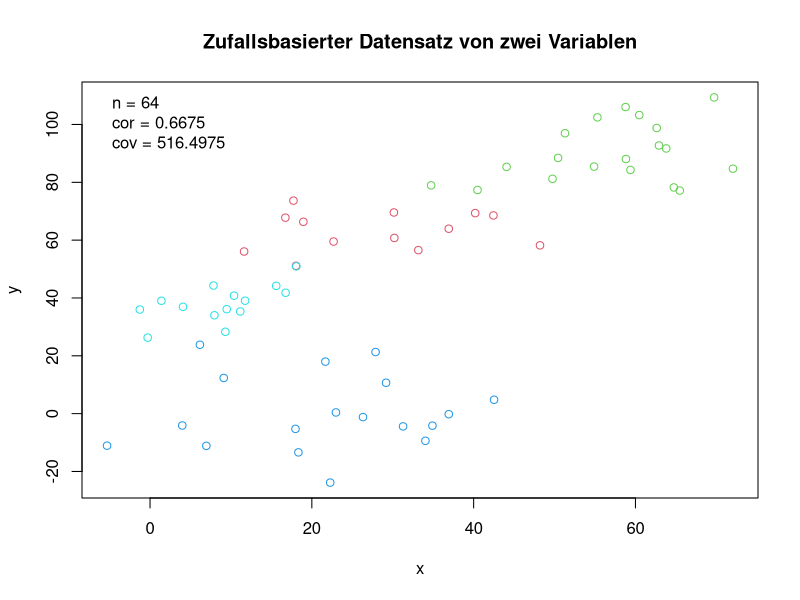
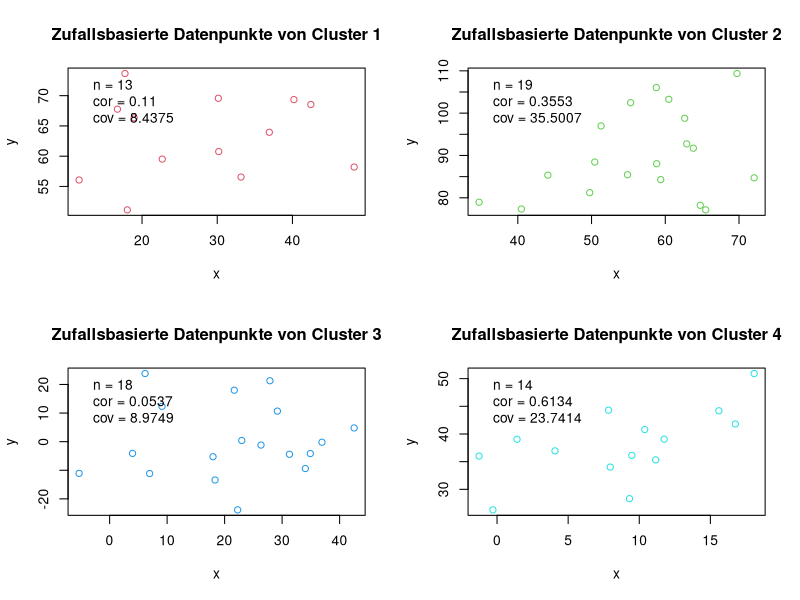
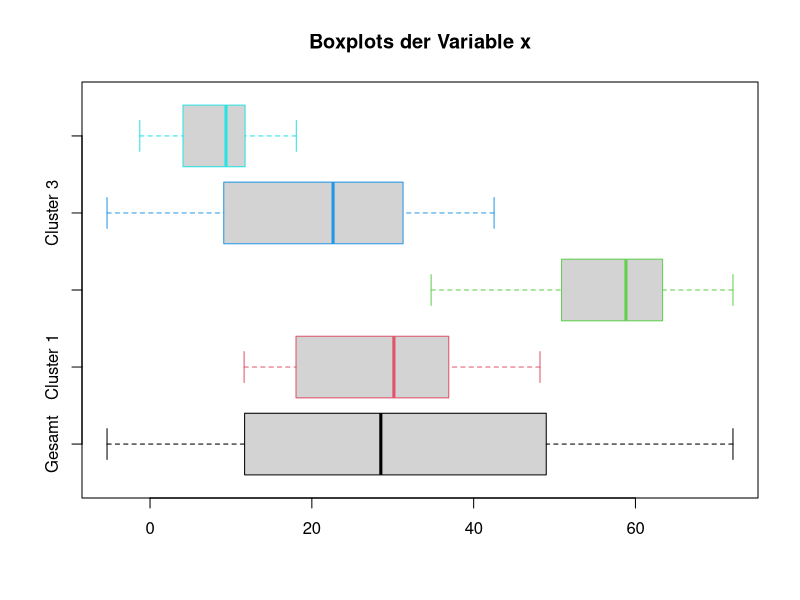
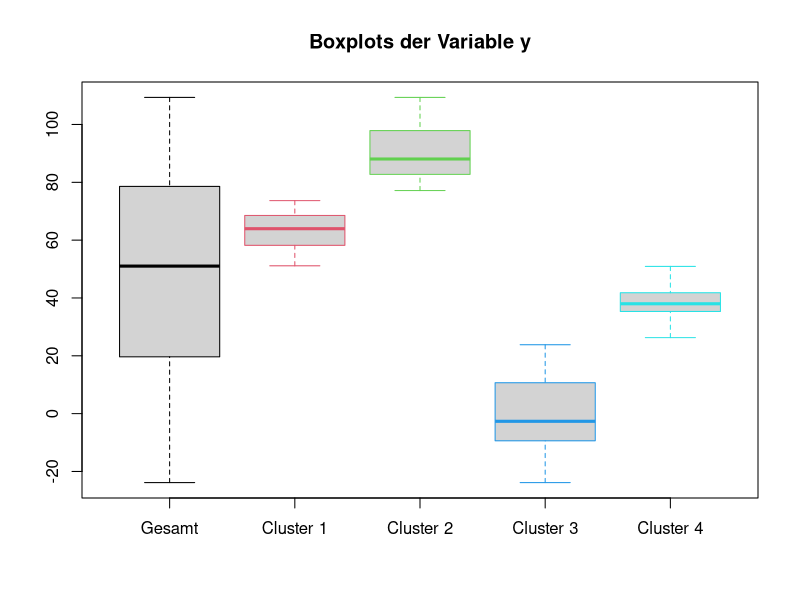
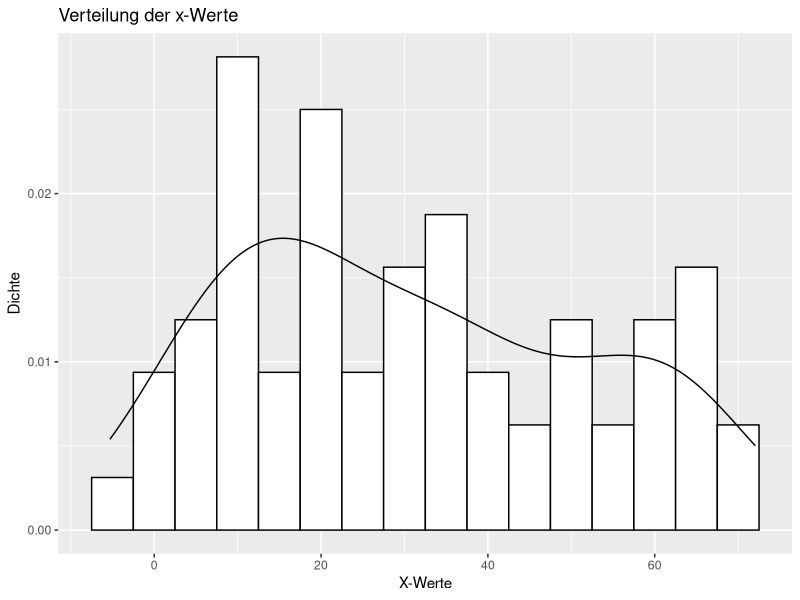
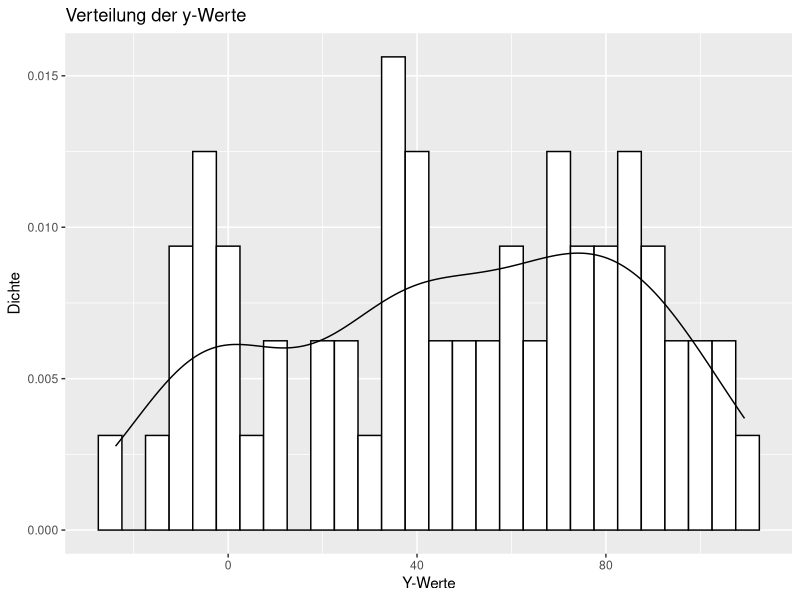
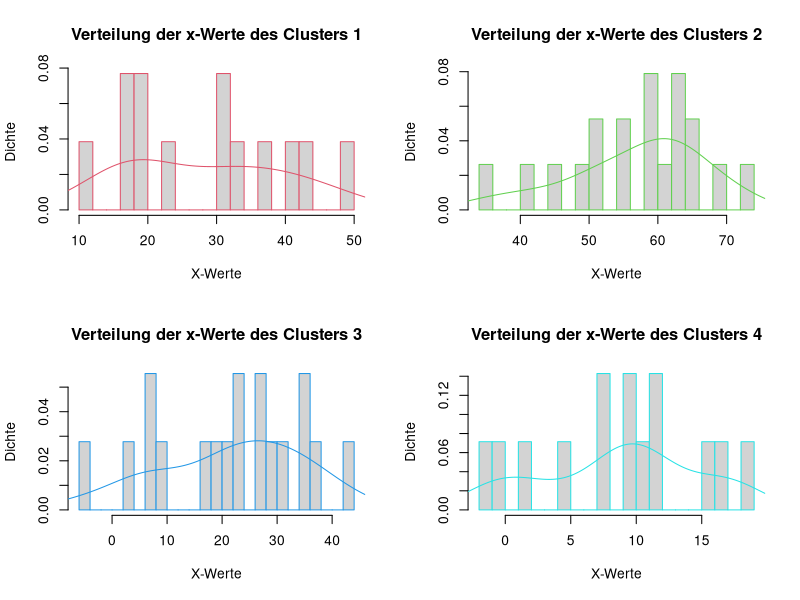
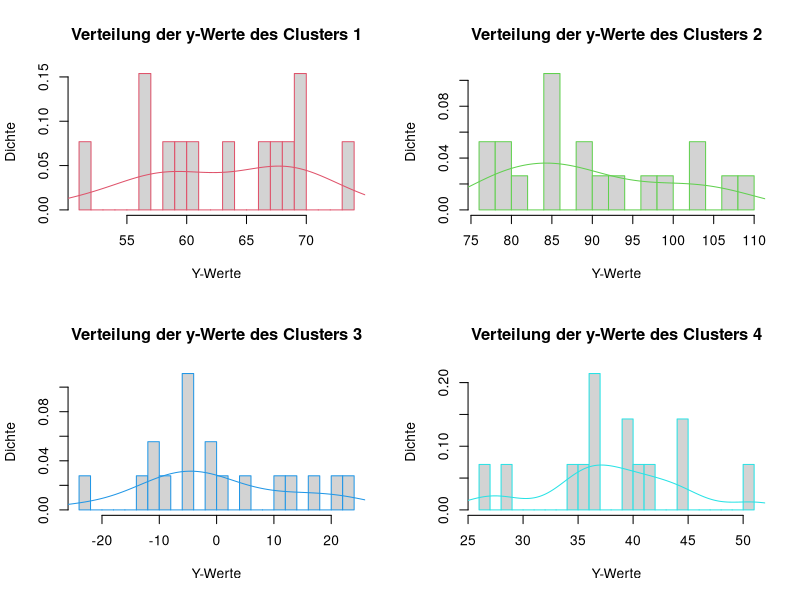

Source code (R) for these figures, in order: (Note: this script raises an error after producing the figures.)
library(mvtnorm)


################################################################################
# Declare functions
################################################################################


# Creates a user-defined number of clusters with 10 to 200 data points for each
# one.
# - Number_of_clusters
# - Rn_start              # Random number starting value
# - Rn-stop               # Random number stopping value
# - Number_of_points      
create_clusters = function(number_of_clusters, rn_start, rn_stop, number_of_point){
  
  data = matrix(0,0,3)
  
  for(i in 1:number_of_clusters){
    
    # If the range of random_numbers is chosen larger the possibility 
    # of more different clusters is higher
    random_numbers = round(runif(4, rn_start, rn_stop))
    number_of_points = round(runif(1, 10, number_of_point))
    
    index = matrix(i,number_of_points,1)
    
    new_cluster = cbind(create_single_cluster(random_numbers, number_of_points),
                        index)
    
    # Combine the different matrixes to a data matrix
    data = rbind(data, new_cluster)
  }
  
  colnames(data) = c("x","y","cluster_index")
  
  data = as.data.frame(data)
  
  return(data)
}


# Creates a single cluster to given
# - Random_numbers
# - Number_of_points
create_single_cluster = function(random_numbers, number_of_points){
  
  data = matrix
  
  mean_of_data = c(random_numbers[1],random_numbers[2])
  
  # Covariance matrix of has to have a positiv semidefinite quadratic form
  # Matrix fullfills the criteria because Random_numbers is sum of 
  # random_numbers[4] and another random number
  sigma_of_data = matrix(c(sum(random_numbers[3],random_numbers[4]),
                           random_numbers[4],
                           random_numbers[4],
                           sum(random_numbers[3],random_numbers[4])),2)
  
  # Combine the matrixes
  data = rmvnorm(number_of_points,
                 mean_of_data,
                 sigma_of_data)
  
  return(data)
  
}


# Gives back the order of plots in the plot viewer
# - Number_of_clusters
plot_order = function(number_of_clusters){
  if(number_of_clusters >= 1 && number_of_clusters <=16){
    if(number_of_clusters == 1){
      return(c(1,1))
    }else if(number_of_clusters == 2){
      return(c(1,2))
    }else if(number_of_clusters == 3 || number_of_clusters == 4){
      return(c(2,2))
    }else if(number_of_clusters == 5 || number_of_clusters == 6){
      return(c(2,3))
    }else if(number_of_clusters >= 7 && number_of_clusters <= 9){
      return(c(3,3))
    }else if(number_of_clusters >= 10 && number_of_clusters <= 12){
      return(c(3,4))
    }else if(number_of_clusters >= 13 && number_of_clusters <= 16){
      return(c(4,4))
    }else{
      return(FALSE)
    }
  }else{
    return(FALSE)
  }
}

# Returns information useful for a legend 
# - Xdata
# - Ydata
getLegendInformation = function(xdata, ydata){
  
  n = length(xdata)
  co = round(cor(xdata, ydata), 4)
  cv = round(cov(xdata, ydata), 4)
  
  leg = c(paste("n =",n),
          paste("cor =",co),
          paste("cov =", cv))
  
  return(leg)
}

# Gives back the x and y variables seperated for a given matrix
# - Data
getxydata = function(data){
  
  nx = length(data$x)
  name_vector = NULL
  
  for(i in 1:number_of_clusters){
    # nx = max(nx, length(data$x[data$cluster_index == i]))
    name_vector = c(name_vector, paste("Cluster",i))
  }
  
  datax = matrix(0,nx,0)
  datay = matrix(0,nx,0)
  
  for(i in 1:number_of_clusters){
    
    current_x_vector = data$x[data$cluster_index == i]
    current_y_vector = data$y[data$cluster_index == i]
    
    length(current_x_vector) = nx
    length(current_y_vector) = nx
    
    datax = cbind(datax, current_x_vector)
    datay = cbind(datay, current_y_vector)
  }
  
  colnames(datax) = colnames(datay) = name_vector
  
  return(list(datax, datay))
}

# Draws a histogram and its density function.
# - Data matrix
# - Spec_data             # Data to be plotted
# - Binwidth              # Changes the width of the bars
# - Xlab
# - Ylab
# - Main
draw_histogram = function(ggplot, data, spec_data, binwidth, xlab, ylab, main, col = 1){
  
  if(ggplot == "ggplot"){
    plot = ggplot(data, aes(x = spec_data)) + 
      geom_histogram(aes(y = ..density..), 
                     binwidth = binwidth,
                     colour = 1,
                     fill = "white") + 
      geom_density() +
      xlab(xlab) +
      ylab(ylab) + 
      ggtitle(main)
    
  }else{
    hist(spec_data,
         breaks = 20,
         xlab = xlab,
         ylab = ylab,
         main = main,
         border = col,
         freq = FALSE)
    a = spec_data[!is.na(spec_data)]
    d = density(a)
    lines(d,col = col)
  }
  
  return(plot)
}

# Resets the parameters of par to it's default
resetPar <- function() {
  dev.new()
  op <- par(no.readonly = TRUE)
  dev.off()
  op
}

# Returns the index of the last element which fits a condition
# - Data
max_index_of_vector = function(data){
  borders = c()
  for(i in 2:number_of_clusters){
    borders = c(borders,match(i,data$cluster_index)-1)
  }  
  max(borders, na.rm=TRUE)
  return(borders)
}

# Draws a heatmap with the given options
# - Cluster_data
# - Rowv            # Row dendogram
# - Clov            # Column dendogram
# - Borders         # Draw borders of clusters into the plot
# - Main            # Title of the plot
draw_heatmap = function(cluster_data, rowv = NULL, colv = NULL, borders = NULL, main){
  heatmap(as.matrix(cluster_data), 
          Rowv=rowv,
          Colv=colv,
          col = cm.colors(256),
          scale="column", 
          margins=c(1,1),
          main = main,
          add.expr = abline(h = borders, v = borders, lwd = 1))
}

# Uses the function hclust to perform hierarchical cluster analysis techniques
# - Cluster_mechanisms          # Names of cluster_mechanisms
# - Cluster_data                # Data on which analysis is performed on
perform_hierarchical_cluster_analysis = function(cluster_mechanisms, cluster_data){
  
  cluster_output = list()
  
  for(i in 1:length(cluster_mechanisms)){
    
    main = paste(toupper(substring(cluster_mechanisms[i],1,1)), substring(cluster_mechanisms[i],2),sep = "")
    
    cluster_output[[i]] = hclust(cluster_data, method = cluster_mechanisms[i])
    
  }
  
  return(cluster_output)
}

# Plots the dendrograms to given data
# - Cluster_mechanisms
# - Cluster_analysis_output
# - Labels
plot_dendrograms = function(cluster_mechanisms, cluster_analysis_output, labels){
  
  for(i in 1:length(cluster_mechanisms)){
    
    main = paste(toupper(substring(cluster_mechanisms[i],1,1)), substring(cluster_mechanisms[i],2),sep = "")
    
    plot(cluster_analysis_output[[2]],
         hang = -0.1,
         las = 2,
         labels = data$cluster_index,
         main = main,
         sub = NA,
         xlab = "Datenpunkte",
         ylab = "Höhe")
    
  }
}

##########################################################################################################
# Generieren der Daten:
##########################################################################################################

##########################################################################################################
# (a) Erzeugen Sie sich Daten für Cluster 1 mit Hilfe der Funktion rmvnorm() aus dem R Package
# mvtnorm. Orientieren Sie sich dabei an Hausarbeit.r auf Stud.IP.
# (b) Erzeugen Sie sich Daten für Cluster 2 ebenfalls mit Hilfe der Funktion rmvnorm() aber anderen
# Werten für den Mittelwertsvektor und die Kovarianzmatrix.
# (c) Erzeugen Sie sich nach Bedarf Daten für weitere Cluster.

# Create a predefined number of clusters
number_of_clusters = 4
data = create_clusters(number_of_clusters, 
                       0,
                       100,
                       20)

# Mention:
# - Continous data
# - Random based data
# - Do I have to standardize the two variables?

##########################################################################################################
# Visualisierung der Daten:
##########################################################################################################

##########################################################################################################
# (a) F?gen Sie die Daten in einer Datenmatrix zusammen (vgl. Hausarbeit.r).

# Already done during creation of the data

# (b) Visualisieren Sie die Daten durch geeignete Grafiken, z.B. Streudiagramme oder Histogramme/Boxplots,
# sowohl unter Einbeziehung der, gemäß Simulation oben, “wahren” ClusterZugehörigkeit
# als auch ohne. Letztere Fall entspricht der Situation, die Sie in der Praxis
# vorfinden.

# Inspect the data:

head(data)
# x          y cluster_index
# [1,]  4.148538810  3.1011608             1
# [2,]  9.859807586  5.8392289             1
# [3,]  8.529918834  8.8074696             1
# [4,]  6.153870381 -0.8054947             1
# [5,]  4.252371498  1.5169027             1
# [6,] -0.008676228 -0.9352170             1

summary(data)
# x                 y          cluster_index  
# Min.   :-10.326   Min.   :-3.953   Min.   :1.000  
# 1st Qu.:  1.259   1st Qu.: 1.081   1st Qu.:2.000  
# Median :  3.295   Median : 3.332   Median :3.000  
# Mean   :  4.047   Mean   : 3.361   Mean   :2.828  
# 3rd Qu.:  7.525   3rd Qu.: 5.739   3rd Qu.:4.000  
# Max.   : 16.772   Max.   :11.248   Max.   :4.000 

# Plot all data points together
par(mfrow=c(1,1))
plot(data[,c("x","y")],
     col = data[,"cluster_index"]+1,
     main = "Zufallsbasierter Datensatz von zwei Variablen")

# Get information contained in the legend 
# of the plot
leg = getLegendInformation(data$x,
                           data$y)

# Draw legend to graph
legend("topleft",
       leg,
       bty ='n')

# Set par(mfrow=...) parameter correct
plot_order(number_of_clusters) -> plot_vector
if(FALSE == is.null(plot_vector)){
  par(mfrow=plot_vector)
}

# Scatterplots combined with boxplots
# Idea's origin: http://statmethods.net/advgraphs/layout.html 
# Plot each cluster seperately and print number of data entries
# within cluster.
for(i in 1:number_of_clusters){
  plot(x = data$x[data$cluster_index == i],
       y = data$y[data$cluster_index == i],
       col = i+1,
       main = paste("Zufallsbasierte Datenpunkte von Cluster",i),
       xlab = "x",
       ylab = "y")
  
  # Get number of points for each cluster
  leg = getLegendInformation(data$x[data$cluster_index == i],
                             data$y[data$cluster_index == i])
  
  # Draw legend to graph
  legend("topleft",
         leg,
         bty ='n')
  
}

# Boxplots
xy_of_data = getxydata(data)

par(mfrow = c(1,1))

title_of_boxplots = "Boxplots der Variable"

# Draw boxplot of the x variable
x = cbind(data$x,xy_of_data[[1]])
colnames(x) = c("Gesamt", colnames(xy_of_data[[1]]))
col_vec = c(1:(number_of_clusters+1))
boxplot(x, 
        horizontal = TRUE,
        main = paste(title_of_boxplots,"x"),
        border = col_vec)

# Draw boxplot of the y variable
y = cbind(data$y,xy_of_data[[2]])
colnames(y) = c("Gesamt", colnames(xy_of_data[[2]]))
col_vec = c(1:(number_of_clusters+1))
boxplot(y,
        main = paste(title_of_boxplots,"y"),
        border = col_vec)


# Histogram of all x - data
library(ggplot2)
par(mfrow = c(1,1))

draw_histogram("ggplot", data, data$x, 5 ,"X-Werte", "Dichte", "Verteilung der x-Werte")
draw_histogram("ggplot", data, data$y, 5 ,"Y-Werte", "Dichte", "Verteilung der y-Werte")

par(mfrow = plot_order(number_of_clusters))

# Be aware of the fact that the scales are different
for(i in 1:number_of_clusters){
  draw_histogram("", 
                 structure(xy_of_data), 
                 xy_of_data[[1]][,i], 
                 5 ,
                 "X-Werte", 
                 "Dichte", 
                 paste("Verteilung der x-Werte des Clusters",i),
                 i+1)
}

for(i in 1:number_of_clusters){
  draw_histogram("", 
                 structure(xy_of_data), 
                 xy_of_data[[2]][,i], 
                 5 ,
                 "Y-Werte", 
                 "Dichte", 
                 paste("Verteilung der y-Werte des Clusters",i),
                 i+1)
}



# Heatmaps
par(mfrow=c(1,1))
cluster_data = cbind(data$x, data$y)

dist(cluster_data) -> cluster_data
borders = max_index_of_vector(data)

draw_heatmap(cluster_data, NA, NA, main = "Heatmap of all clusters")
draw_heatmap(cluster_data, NA, NA, borders, main = "Heatmap with real borders")
# Mention reordering of data
draw_heatmap(cluster_data, main = "Heatmap with dendograms")

# TODO
# How to set the binwidth?
# Make names of the functions consistent

##########################################################################################################
# Vergleich von Cluster-Verfahren
##########################################################################################################

##########################################################################################################
# (a) Betrachten Sie verschiedene Cluster-Verfahren Ihrer Wahl und wenden Sie diese auf die Daten
# oben an. Beachten Sie dabei, dass die “wahre” Cluster-Zugehörigkeit hier nicht eingehen darf
# (“unsupervised learning”).
par(resetPar())

cluster_mechanisms = c("ward.D",
                       "ward.D2",
                       "single",
                       "complete",
                       "average",
                       "mcquitty",
                       "median",
                       "centroid")

hierarchical_cluster_analysis_output = perform_hierarchical_cluster_analysis(cluster_mechanisms, cluster_data)


# Mention:
# - No scaling is necessary because variables are created based on the same technique
# usa algorithm to compare different cluster techniques
# - Inversions are hard to interpret

##########################################################################################################
# (b) Vergleichen Sie die Ergebnisse unter Verwendung geeigneter Grafiken. Zur Beurteilung der
# Qualität der Cluster-Verfahren können Sie nun wieder die “wahre” Cluster-Zugehörigkeit heranziehen.

plot_dendrograms(cluster_mechanisms,
                 hierarchical_cluster_analysis_output,
                 data$cluster_index)


# source("http://addictedtor.free.fr/packages/A2R/lastVersion/R/code.R")
# # colored dendrogram
# op = par(bg = "gray25")
# cols = hsv(c(0.2, 0.4, 0.65, 0.95), 1, 1, 0.8)
# A2Rplot(cluster_wardD, 
#         k = 4, 
#         boxes = FALSE, 
#         col.up = "gray50", 
#         col.down = cols,
#         labels = data$cluster_index,
#         main = "Dendogram")
# 
# par(resetPar())

# plot(cz <- hclust(dm, method = "centroid"))


# Round dendogram to get a better overview
library(ape)
CL1 <- as.hclust(wardD2)
CL2 <- as.phylo(CL1)
plot(CL2, type="fan", cex=0.5)

library(mclust)

# Clustern der pottery Daten
help(Mclust)
mc <- Mclust(data)
summary(mc)

# BIC-Plot
plot(mc, pots, what = "BIC", col = "black")
help(mclustModelNames)

model <- kmeans(iris[,1:4], 3)
# plot with first two attributes: Sepal.Length Sepal.Width 
plot(iris[,c(1,2)], col=model$cluster, main="K-Means")
# point center of first two attributes
points(model$centers[, c(1,2)], col=1:3, pch=8, cex=2)

model <- kmeans(cluster_data, 4)
plot(model)
# plot with first two attributes: Sepal.Length Sepal.Width 
plot(iris[,c(1,2)], col=model$cluster, main="K-Means")
# point center of first two attributes
points(model$centers[, c(1,2)], col=1:4, pch=8, cex=2)

# Maybe not c for combining the results but cbind or something like append

##########################################################################################################
# (c) Betrachten Sie nicht nur ein Simulationsszenario; d.h. untersuchen Sie verschiedene Settings,
# z.B. bzgl. Anzahl Variablen, Beobachtungen, Cluster, sowie Mittelwertsvektoren und Kovarianzmatrizen.

##########################################################################################################
# (d) Betrachten Sie nach Möglichkeit jeweils nicht nur einen Simulationsdurchlauf sondern führen
# Sie die Simulation mehrmals durch.
